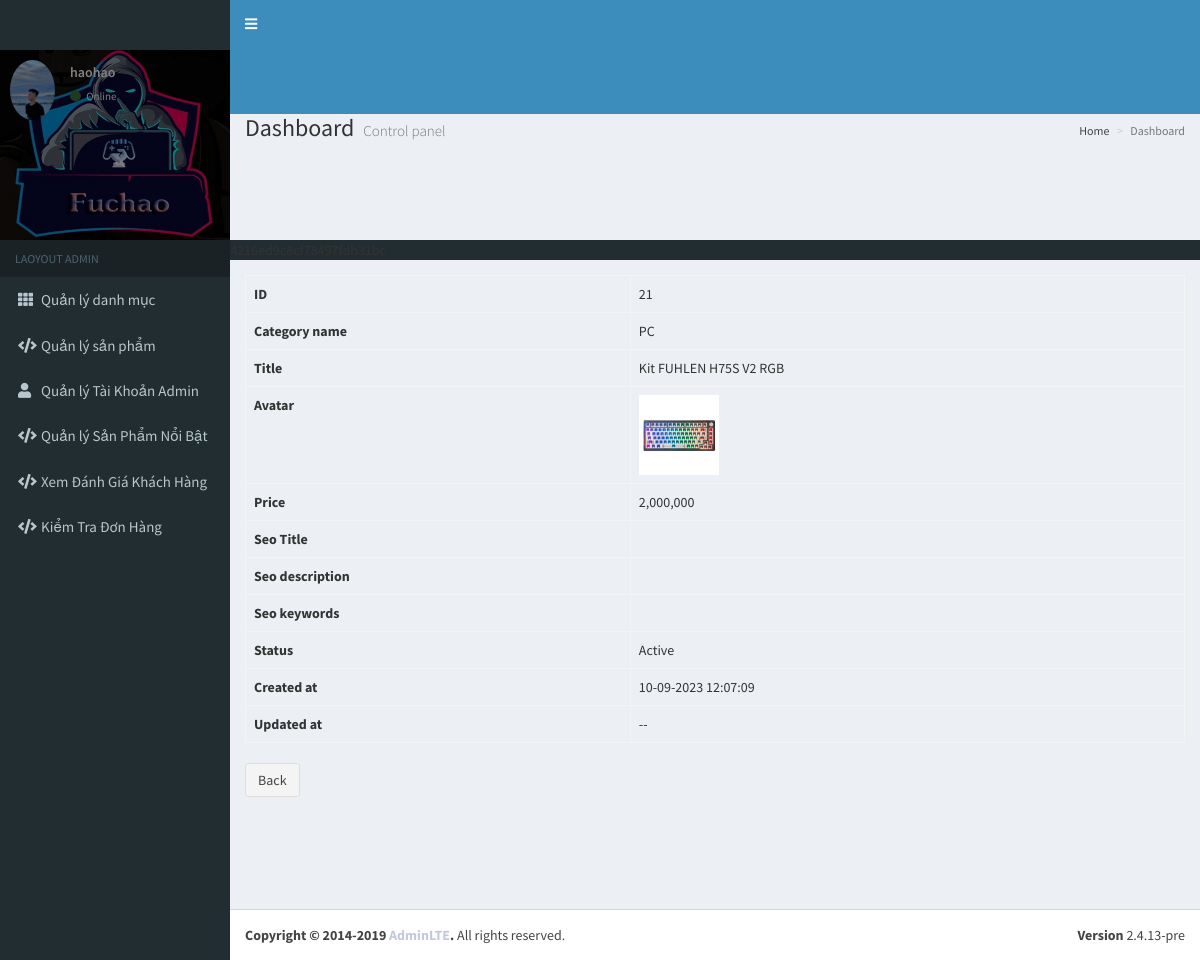
Screenshot of /Backend/index.php?controller=product&action=detail&id=21 (signed in) with the database file from the repository.
### tables this page shows
CREATE TABLE `products` (
  `id` int(11) NOT NULL,
  `category_id` int(11) DEFAULT NULL,
  `title` varchar(255) DEFAULT NULL,
  `avatar` varchar(255) DEFAULT NULL,
  `price` int(11) DEFAULT NULL,
  `amount` int(11) DEFAULT NULL,
  `summary` varchar(255) DEFAULT NULL,
  `content` text DEFAULT NULL,
  `status` tinyint(3) DEFAULT 0,
  `seo_title` varchar(255) DEFAULT NULL,
  `seo_description` varchar(255) DEFAULT NULL,
  `seo_keywords` varchar(255) DEFAULT NULL,
  `created_at` timestamp NOT NULL DEFAULT current_timestamp(),
  `updated_at` datetime DEFAULT NULL,
  `is_feature` tinyint(4) NOT NULL
);

CREATE TABLE `categories` (
  `id` int(11) NOT NULL,
  `name` varchar(255) NOT NULL,
  `type` tinyint(3) DEFAULT 0,
  `avatar` varchar(255) DEFAULT NULL,
  `description` text DEFAULT NULL,
  `status` tinyint(3) DEFAULT 0,
  `created_at` timestamp NOT NULL DEFAULT current_timestamp(),
  `updated_at` datetime DEFAULT NULL
);

### Backend/controllers/Controller.php (called while the page is built, shortened)
<?php
class Controller
{
    public function render($file, $variables = []) {
        extract($variables);
        require $file;
        $render_view = ob_get_clean();
        return $render_view;
    }
}

### Backend/controllers/ProductController.php (called while the page is built, shortened)
<?php
require_once 'controllers/Controller.php';
require_once 'models/Product.php';
class ProductController extends Controller
{
  public function detail()
  {
    $id = $_GET['id'];
    $product_model = new Product();
    $product = $product_model->getById($id);
    $this->content = $this->render('views/products/detail.php', [
        'product' => $product
    ]);
    require_once 'views/layouts/main.php';
  }
}

### Backend/index.php (called while the page is built, shortened)
<?php
$action = isset($_GET['action']) ? $_GET['action'] : 'index';
$object = new $controller();
$object->$action();
?>

### Backend/Models/Model.php (called while the page is built, shortened)
<?php
class Model {
    public function __construct() {
        try {
            $this->connection = new PDO(Database::DB_DSN, Database::DB_USERNAME, Database::DB_PASSWORD);
        } catch (PDOException $e) {
            die("Kết nối CSDL theo PDO thất bại: " . $e->getMessage());
        }
    }
}

### Backend/Models/Product.php (called while the page is built, shortened)
<?php
require_once 'models/Model.php';
class Product extends Model
{
    public function getById($id)
    {
        $obj_select = $this->connection
            ->prepare("SELECT products.*, categories.name AS category_name FROM products
          INNER JOIN categories ON products.category_id = categories.id WHERE products.id = $id");
        $obj_select->execute();
        return $obj_select->fetch(PDO::FETCH_ASSOC);
    }
}

### Backend/helpers/Helper.php (called while the page is built, shortened)
<?php
class Helper
{
    public static function getStatusText($status = 0) {
        $status_text = '';
        switch ($status) {
            case self::STATUS_ACTIVE:
                $status_text = self::STATUS_ACTIVE_TEXT;
                break;
        }
        return $status_text;
    }
}

### Backend/views/products/detail.php (the view, shortened to what this page needs)
<?php
require_once 'helpers/Helper.php';
?>
<table class="table table-bordered">
    <tr>
        <th>ID</th>
        <td><?php echo $product['id']?></td>
    </tr>
    <tr>
        <th>Category name</th>
        <td><?php echo $product['category_name']?></td>
    </tr>
    <tr>
        <th>Title</th>
        <td><?php echo $product['title']?></td>
    </tr>
    <tr>
        <th>Avatar</th>
        <td>
            <?php if (!empty($product['avatar'])): ?>
                <img height="80" src="assets/uploads/<?php echo $product['avatar'] ?>"/>
            <?php endif; ?>
        </td>
    </tr>
    <tr>
        <th>Price</th>
        <td><?php echo number_format($product['price']) ?></td>
    </tr>
    <tr>
        <th>Seo Title</th>
        <td><?php echo $product['seo_title'] ?></td>
    </tr>
    <tr>
        <th>Seo description</th>
        <td><?php echo $product['seo_description'] ?></td>
    </tr>
    <tr>
        <th>Seo keywords</th>
        <td><?php echo $product['seo_keywords'] ?></td>
    </tr>
    <tr>
        <th>Status</th>
        <td><?php echo Helper::getStatusText($product['status']) ?></td>
    </tr>
    <tr>
        <th>Created at</th>
        <td><?php echo date('d-m-Y H:i:s', strtotime($product['created_at'])) ?></td>
    </tr>
    <tr>
        <th>Updated at</th>
        <td><?php echo !empty($product['updated_at']) ? date('d-m-Y H:i:s', strtotime($product['updated_at'])) : '--' ?></td>
    </tr>
</table>
<a href="index.php?controller=product&action=index" class="btn btn-default">Back</a>

### rows the page displays
products: id "21", category.name "PC", title "Kit FUHLEN H75S V2 RGB", avatar (picture), price "2,000,000", status "Active", created_at "10-09-2023 12:07:09"

### other values shown
$username "haohao"
